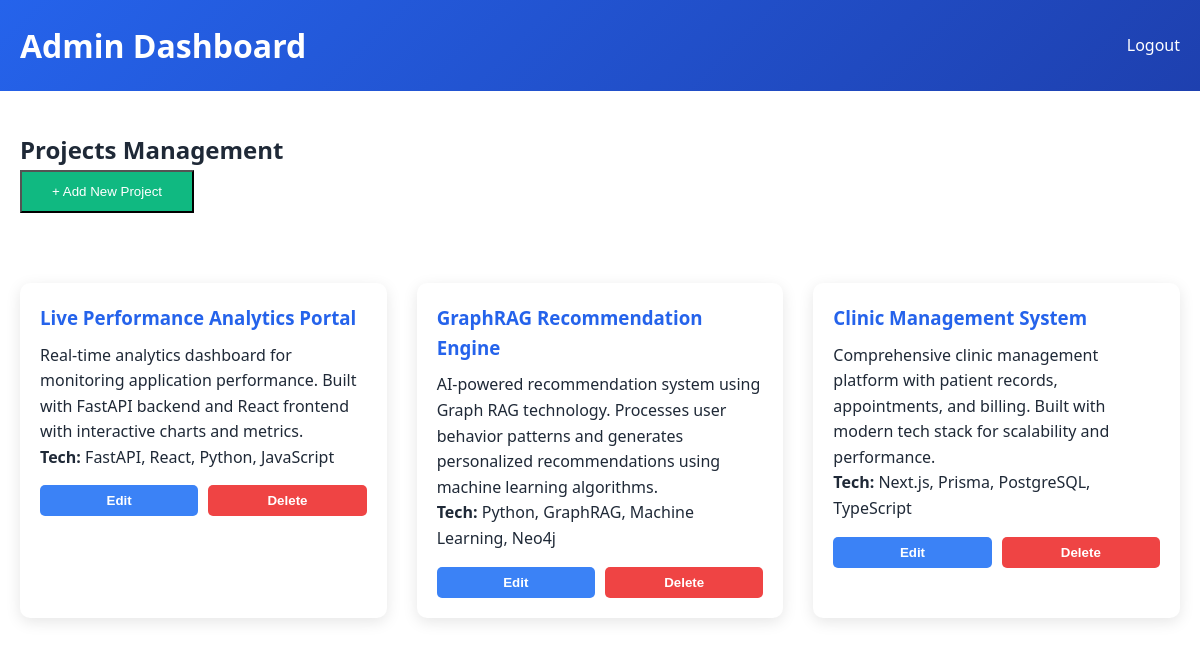
Page /admin/dashboard.php (signed in) on the committed database.
### tables this page shows
CREATE TABLE IF NOT EXISTS projects (
    id INT PRIMARY KEY AUTO_INCREMENT,
    title VARCHAR(100) NOT NULL,
    description TEXT NOT NULL,
    image VARCHAR(255),
    technologies VARCHAR(255),
    link VARCHAR(255),
    created_at TIMESTAMP DEFAULT CURRENT_TIMESTAMP,
    updated_at TIMESTAMP DEFAULT CURRENT_TIMESTAMP ON UPDATE CURRENT_TIMESTAMP
);

### admin/dashboard.php (the view, shortened to what this page needs)
<?php
include '../includes/db-config.php';
$projects = [];
try {
    $stmt = $pdo->prepare('SELECT id, title, description, technologies FROM projects ORDER BY created_at DESC');
    $stmt->execute();
    $projects = $stmt->fetchAll();
} catch (PDOException $e) {
    $error = 'Database error: ' . $e->getMessage();
}
?>
<!DOCTYPE html>
<html lang="tr">
<head>
    <link rel="stylesheet" href="/css/style.css">
</head>
<body>
    <div class="admin-header">
        <h1>Admin Dashboard</h1>
        <a href="logout.php" style="color: white; text-decoration: none;">Logout</a>
    </div>
    <div class="admin-container">
        <h2>Projects Management</h2>
        <button class="btn-add" onclick="openAddModal()">+ Add New Project</button>
        <div class="dashboard-grid">
            <?php foreach ($projects as $project): ?>
                <div class="project-item">
                    <h3><?php echo htmlspecialchars($project['title']); ?></h3>
                    <p><?php echo htmlspecialchars($project['description']); ?></p>
                    <p><strong>Tech:</strong> <?php echo htmlspecialchars($project['technologies']); ?></p>
                    <div class="btn-group">
                        <button class="btn-small btn-edit" onclick="editProject(<?php echo $project['id']; ?>)">Edit</button>
                        <button class="btn-small btn-delete" onclick="deleteProject(<?php echo $project['id']; ?>)">Delete</button>
                    </div>
                </div>
            <?php endforeach; ?>
        </div>
    </div>
</body>
</html>

### css/style.css (style rules this page uses)
:root { --primary-color: #2563eb; --secondary-color: #1e40af; --accent-color: #f59e0b; --text-dark: #1f2937; --text-light: #6b7280; --bg-light: #f9fafb; --bg-white: #ffffff; --border-color: #e5e7eb; --success-color: #10b981; --error-color: #ef4444; --font-family: 'Segoe UI', Tahoma, Geneva, Verdana, sans-serif; --transition: all 0.3s ease; }
* { margin: 0; padding: 0; box-sizing: border-box; }
html { scroll-behavior: smooth; }
body { font-family: var(--font-family); background-color: var(--bg-white); color: var(--text-dark); line-height: 1.6; transition: var(--transition); }

### admin/dashboard.php (style rules this page uses)
.admin-header { background: linear-gradient(135deg, #2563eb, #1e40af); color: white; padding: 20px; display: flex; justify-content: space-between; align-items: center; }
.admin-container { max-width: 1200px; margin: 40px auto; padding: 0 20px; }
.dashboard-grid { display: grid; grid-template-columns: repeat(auto-fit, minmax(300px, 1fr)); gap: 30px; margin-top: 40px; }
.project-item { background: white; padding: 20px; border-radius: 10px; box-shadow: 0 4px 15px rgba(0, 0, 0, 0.1); }
.project-item h3 { color: #2563eb; margin-bottom: 10px; }
.btn-group { display: flex; gap: 10px; margin-top: 15px; }
.btn-small { padding: 8px 15px; border: none; border-radius: 5px; cursor: pointer; font-weight: 600; flex: 1; }
.btn-edit { background: #3b82f6; color: white; }
.btn-delete { background: #ef4444; color: white; }
.btn-add { background: #10b981; color: white; padding: 12px 30px; margin-bottom: 30px; }

### rows in the picture
projects: title "Live Performance Analytics Portal", description "Real-time analytics dashboard for monitoring application performance. Built with FastAPI backend and React frontend with interactive charts and metrics.", technologies "FastAPI, React, Python, JavaScript"
projects: title "GraphRAG Recommendation Engine", description "AI-powered recommendation system using Graph RAG technology. Processes user behavior patterns and generates personalized recommendations using machine learning algorithms.", technologies "Python, GraphRAG, Machine Learning, Neo4j"
projects: title "Clinic Management System", description "Comprehensive clinic management platform with patient records, appointments, and billing. Built with modern tech stack for scalability and performance.", technologies "Next.js, Prisma, PostgreSQL, TypeScript"
